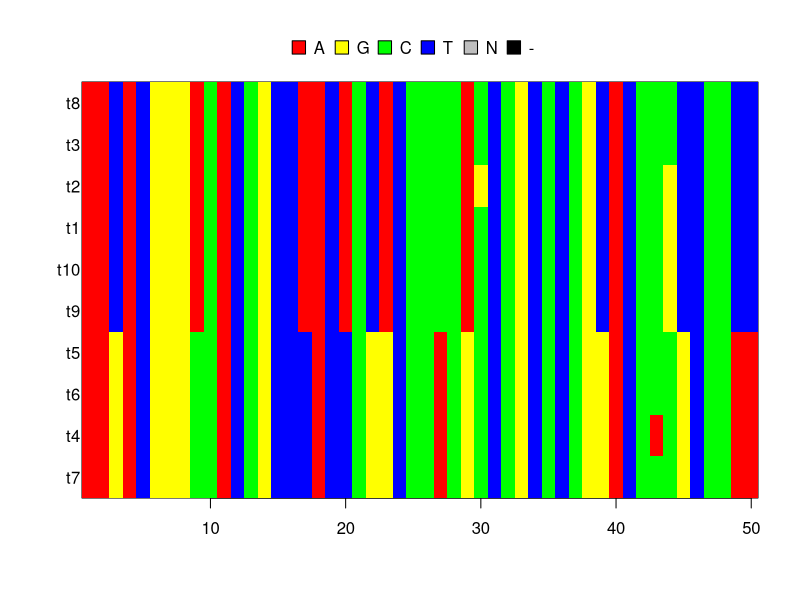

Here is the R script that generated this plot:
library(ape)
library(phangorn)
set.seed(42)
alignment_phydat <- simSeq(
  rcoal(10),
  l = 50, # sequence_length,
  rate = 0.1 #mutation_rate
)
alignment_dnabin <- as.DNAbin(alignment_phydat)
png("alignment.png")
image(alignment_dnabin)
dev.off()
